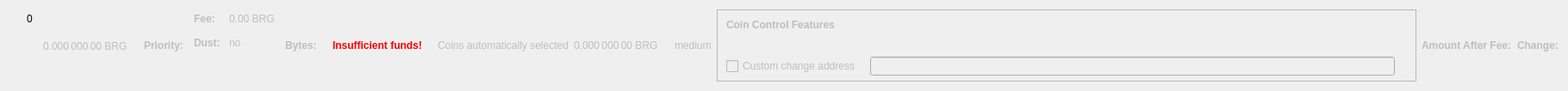
    <widget class="QWidget" name="dummyHideWidget" native="true">
     <property name="maximumSize">
      <size>
       <width>100</width>
       <height>22</height>
      </size>
     </property>
     <layout class="QHBoxLayout" name="dummyHideLayout">
      <item>
       <layout class="QFormLayout" name="formLayoutCoinControl1">
        <property name="horizontalSpacing">
         <number>10</number>
        </property>
        <property name="verticalSpacing">
         <number>14</number>
        </property>
        <property name="leftMargin">
         <number>10</number>
        </property>
        <property name="topMargin">
         <number>4</number>
        </property>
        <property name="rightMargin">
         <number>6</number>
        </property>
        <item row="0" column="1">
         <widget class="QLabel" name="labelCoinControlBytes">
          <property name="cursor">
           <cursorShape>IBeamCursor</cursorShape>
          </property>
          <property name="contextMenuPolicy">
           <enum>Qt::ActionsContextMenu</enum>
          </property>
          <property name="text">
           <string notr="true">0</string>
          </property>
          <property name="textInteractionFlags">
           <set>Qt::LinksAccessibleByMouse|Qt::TextSelectableByKeyboard|Qt::TextSelectableByMouse</set>
          </property>
         </widget>
        </item>
       </layout>
      </item>
      <item>
       <widget class="QLabel" name="labelCoinControlAfterFee">
        <property name="enabled">
         <bool>false</bool>
        </property>
        <property name="sizePolicy">
         <sizepolicy hsizetype="Fixed" vsizetype="Fixed">
          <horstretch>0</horstretch>
          <verstretch>0</verstretch>
         </sizepolicy>
        </property>
        <property name="minimumSize">
         <size>
          <width>111</width>
          <height>12</height>
         </size>
        </property>
        <property name="maximumSize">
         <size>
          <width>111</width>
          <height>12</height>
         </size>
        </property>
        <property name="cursor">
         <cursorShape>IBeamCursor</cursorShape>
        </property>
        <property name="contextMenuPolicy">
         <enum>Qt::ActionsContextMenu</enum>
        </property>
        <property name="text">
         <string notr="true">0.000 000 00 BRG</string>
        </property>
        <property name="textInteractionFlags">
         <set>Qt::LinksAccessibleByMouse|Qt::TextSelectableByKeyboard|Qt::TextSelectableByMouse</set>
        </property>
       </widget>
      </item>
      <item>
       <widget class="QLabel" name="labelCoinControlPriorityText">
        <property name="enabled">
         <bool>false</bool>
        </property>
        <property name="font">
         <font>
          <weight>75</weight>
          <bold>true</bold>
         </font>
        </property>
        <property name="text">
         <string>Priority:</string>
        </property>
       </widget>
      </item>
      <item>
       <layout class="QHBoxLayout" name="horizontalLayout"/>
      </item>
      <item>
       <layout class="QFormLayout" name="formLayoutCoinControl3">
        <property name="horizontalSpacing">
         <number>10</number>
        </property>
        <property name="verticalSpacing">
         <number>14</number>
        </property>
        <property name="leftMargin">
         <number>6</number>
        </property>
        <property name="topMargin">
         <number>4</number>
        </property>
        <property name="rightMargin">
         <number>6</number>
        </property>
        <item row="0" column="0">
         <widget class="QLabel" name="labelCoinControlFeeText">
          <property name="enabled">
           <bool>false</bool>
          </property>
          <property name="font">
           <font>
            <weight>75</weight>
            <bold>true</bold>
           </font>
          </property>
          <property name="text">
           <string>Fee:</string>
          </property>
          <property name="margin">
           <number>0</number>
          </property>
         </widget>
        </item>
        <item row="0" column="1">
         <widget class="QLabel" name="labelCoinControlFee">
          <property name="enabled">
           <bool>false</bool>
          </property>
          <property name="cursor">
           <cursorShape>IBeamCursor</cursorShape>
          </property>
          <property name="contextMenuPolicy">
           <enum>Qt::ActionsContextMenu</enum>
          </property>
          <property name="text">
           <string notr="true">0.00 BRG</string>
          </property>
          <property name="textInteractionFlags">
           <set>Qt::LinksAccessibleByMouse|Qt::TextSelectableByKeyboard|Qt::TextSelectableByMouse</set>
          </property>
         </widget>
        </item>
        <item row="1" column="0">
         <widget class="QLabel" name="labelCoinControlLowOutputText">
          <property name="enabled">
           <bool>false</bool>
          </property>
          <property name="font">
           <font>
            <weight>75</weight>
            <bold>true</bold>
           </font>
          </property>
          <property name="text">
           <string>Dust:</string>
          </property>
         </widget>
        </item>
        <item row="1" column="1">
         <widget class="QLabel" name="labelCoinControlLowOutput">
          <property name="enabled">
           <bool>false</bool>
          </property>
          <property name="cursor">
           <cursorShape>IBeamCursor</cursorShape>
          </property>
          <property name="contextMenuPolicy">
           <enum>Qt::ActionsContextMenu</enum>
          </property>
          <property name="text">
           <string>no</string>
          </property>
          <property name="textInteractionFlags">
           <set>Qt::LinksAccessibleByMouse|Qt::TextSelectableByKeyboard|Qt::TextSelectableByMouse</set>
          </property>
         </widget>
        </item>
       </layout>
      </item>
      <item>
       <widget class="QLabel" name="labelCoinControlBytesText">
        <property name="enabled">
         <bool>false</bool>
        </property>
        <property name="font">
         <font>
          <weight>75</weight>
          <bold>true</bold>
         </font>
        </property>
        <property name="text">
         <string>Bytes:</string>
        </property>
       </widget>
      </item>
      <item>
       <layout class="QFormLayout" name="formLayoutCoinControl2">
        <property name="horizontalSpacing">
         <number>10</number>
        </property>
        <property name="verticalSpacing">
         <number>14</number>
        </property>
        <property name="leftMargin">
         <number>6</number>
        </property>
        <property name="topMargin">
         <number>4</number>
        </property>
        <property name="rightMargin">
         <number>6</number>
        </property>
       </layout>
      </item>
      <item>
       <layout class="QHBoxLayout" name="horizontalLayoutCoinControl2">
        <property name="spacing">
         <number>8</number>
        </property>
        <property name="bottomMargin">
         <number>10</number>
        </property>
       </layout>
      </item>
      <item>
       <widget class="QLabel" name="labelCoinControlInsuffFunds">
        <property name="enabled">
         <bool>false</bool>
        </property>
        <property name="minimumSize">
         <size>
          <width>0</width>
          <height>0</height>
         </size>
        </property>
        <property name="font">
         <font>
          <weight>75</weight>
          <bold>true</bold>
         </font>
        </property>
        <property name="styleSheet">
         <string notr="true">color:red;font-weight:bold;</string>
        </property>
        <property name="text">
         <string>Insufficient funds!</string>
        </property>
        <property name="margin">
         <number>5</number>
        </property>
       </widget>
      </item>
      <item>
       <layout class="QFormLayout" name="formLayoutCoinControl4">
        <property name="horizontalSpacing">
         <number>10</number>
        </property>
        <property name="verticalSpacing">
         <number>14</number>
        </property>
        <property name="leftMargin">
         <number>6</number>
        </property>
        <property name="topMargin">
         <number>4</number>
        </property>
        <property name="rightMargin">
         <number>6</number>
        </property>
       </layout>
      </item>
      <item>
       <widget class="QLabel" name="labelCoinControlAutomaticallySelected">
        <property name="enabled">
         <bool>false</bool>
        </property>
        <property name="sizePolicy">
         <sizepolicy hsizetype="Fixed" vsizetype="Fixed">
          <horstretch>0</horstretch>
          <verstretch>0</verstretch>
         </sizepolicy>
        </property>
        <property name="minimumSize">
         <size>
          <width>0</width>
          <height>0</height>
         </size>
        </property>
        <property name="maximumSize">
         <size>
          <width>240</width>
          <height>16777215</height>
         </size>
        </property>
        <property name="text">
         <string>Coins automatically selected</string>
        </property>
        <property name="margin">
         <number>5</number>
        </property>
       </widget>
      </item>
      <item>
       <widget class="QLabel" name="labelCoinControlChange">
        <property name="enabled">
         <bool>false</bool>
        </property>
        <property name="sizePolicy">
         <sizepolicy hsizetype="Fixed" vsizetype="Fixed">
          <horstretch>0</horstretch>
          <verstretch>0</verstretch>
         </sizepolicy>
        </property>
        <property name="minimumSize">
         <size>
          <width>111</width>
          <height>0</height>
         </size>
        </property>
        <property name="maximumSize">
         <size>
          <width>111</width>
          <height>16777215</height>
         </size>
        </property>
        <property name="cursor">
         <cursorShape>IBeamCursor</cursorShape>
        </property>
        <property name="contextMenuPolicy">
         <enum>Qt::ActionsContextMenu</enum>
        </property>
        <property name="text">
         <string notr="true">0.000 000 00 BRG</string>
        </property>
        <property name="textInteractionFlags">
         <set>Qt::LinksAccessibleByMouse|Qt::TextSelectableByKeyboard|Qt::TextSelectableByMouse</set>
        </property>
       </widget>
      </item>
      <item>
       <widget class="QLabel" name="labelCoinControlPriority">
        <property name="enabled">
         <bool>false</bool>
        </property>
        <property name="cursor">
         <cursorShape>IBeamCursor</cursorShape>
        </property>
        <property name="contextMenuPolicy">
         <enum>Qt::ActionsContextMenu</enum>
        </property>
        <property name="text">
         <string>medium</string>
        </property>
        <property name="textInteractionFlags">
         <set>Qt::LinksAccessibleByMouse|Qt::TextSelectableByKeyboard|Qt::TextSelectableByMouse</set>
        </property>
       </widget>
      </item>
      <item>
       <widget class="QFrame" name="frameCoinControl">
        <property name="sizePolicy">
         <sizepolicy hsizetype="Expanding" vsizetype="Expanding">
          <horstretch>0</horstretch>
          <verstretch>0</verstretch>
         </sizepolicy>
        </property>
        <property name="maximumSize">
         <size>
          <width>16777215</width>
          <height>16777215</height>
         </size>
        </property>
        <property name="frameShape">
         <enum>QFrame::StyledPanel</enum>
        </property>
        <property name="frameShadow">
         <enum>QFrame::Sunken</enum>
        </property>
        <layout class="QVBoxLayout" name="verticalLayoutCoinControl2_2">
         <property name="spacing">
          <number>0</number>
         </property>
         <property name="leftMargin">
          <number>0</number>
         </property>
         <property name="topMargin">
          <number>0</number>
         </property>
         <property name="rightMargin">
          <number>0</number>
         </property>
         <property name="bottomMargin">
          <number>6</number>
         </property>
         <item>
          <layout class="QVBoxLayout" name="verticalLayoutCoinControl" stretch="0,0,0,1">
           <property name="spacing">
            <number>0</number>
           </property>
           <property name="leftMargin">
            <number>10</number>
           </property>
           <property name="topMargin">
            <number>10</number>
           </property>
           <item>
            <layout class="QHBoxLayout" name="horizontalLayoutCoinControl1">
             <property name="bottomMargin">
              <number>15</number>
             </property>
             <item>
              <widget class="QLabel" name="labelCoinControlFeatures">
               <property name="enabled">
                <bool>false</bool>
               </property>
               <property name="sizePolicy">
                <sizepolicy hsizetype="Preferred" vsizetype="Maximum">
                 <horstretch>0</horstretch>
                 <verstretch>0</verstretch>
                </sizepolicy>
               </property>
               <property name="font">
                <font>
                 <weight>75</weight>
                 <bold>true</bold>
                </font>
               </property>
               <property name="styleSheet">
                <string notr="true">font-weight:bold;</string>
               </property>
               <property name="text">
                <string>Coin Control Features</string>
               </property>
              </widget>
             </item>
            </layout>
           </item>
           <item>
            <widget class="QWidget" name="widgetCoinControl" native="true">
             <property name="sizePolicy">
              <sizepolicy hsizetype="Preferred" vsizetype="Preferred">
               <horstretch>0</horstretch>
               <verstretch>0</verstretch>
              </sizepolicy>
             </property>
             <property name="minimumSize">
              <size>
               <width>0</width>
               <height>0</height>
              </size>
             </property>
             <property name="styleSheet">
              <string notr="true"/>
             </property>
             <layout class="QHBoxLayout" name="horizontalLayoutCoinControl5_2">
              <property name="leftMargin">
               <number>0</number>
              </property>
              <property name="topMargin">
               <number>0</number>
              </property>
              <property name="rightMargin">
               <number>0</number>
              </property>
              <property name="bottomMargin">
               <number>0</number>
              </property>
              <item>
               <layout class="QHBoxLayout" name="horizontalLayoutCoinControl3">
                <property name="spacing">
                 <number>20</number>
                </property>
                <property name="topMargin">
                 <number>0</number>
                </property>
                <property name="bottomMargin">
                 <number>10</number>
                </property>
               </layout>
              </item>
             </layout>
            </widget>
           </item>
           <item>
            <layout class="QHBoxLayout" name="horizontalLayoutCoinControl4" stretch="0,0,0">
             <property name="spacing">
              <number>12</number>
             </property>
             <property name="sizeConstraint">
              <enum>QLayout::SetDefaultConstraint</enum>
             </property>
             <property name="topMargin">
              <number>5</number>
             </property>
             <property name="rightMargin">
              <number>5</number>
             </property>
             <item>
              <widget class="QCheckBox" name="checkBoxCoinControlChange">
               <property name="enabled">
                <bool>false</bool>
               </property>
               <property name="toolTip">
                <string>If this is activated, but the change address is empty or invalid, change will be sent to a newly generated address.</string>
               </property>
               <property name="text">
                <string>Custom change address</string>
               </property>
              </widget>
             </item>
             <item>
              <widget class="QValidatedLineEdit" name="lineEditCoinControlChange">
               <property name="enabled">
                <bool>false</bool>
               </property>
               <property name="sizePolicy">
                <sizepolicy hsizetype="Expanding" vsizetype="Fixed">
                 <horstretch>0</horstretch>
                 <verstretch>0</verstretch>
                </sizepolicy>
               </property>
              </widget>
             </item>
             <item>
              <widget class="QLabel" name="labelCoinControlChangeLabel_2">
               <property name="sizePolicy">
                <sizepolicy hsizetype="Preferred" vsizetype="Expanding">
                 <horstretch>0</horstretch>
                 <verstretch>0</verstretch>
                </sizepolicy>
               </property>
               <property name="minimumSize">
                <size>
                 <width>0</width>
                 <height>0</height>
                </size>
               </property>
               <property name="text">
                <string/>
               </property>
               <property name="margin">
                <number>3</number>
               </property>
              </widget>
             </item>
            </layout>
           </item>
           <item>
            <spacer name="verticalSpacerCoinControl">
             <property name="orientation">
              <enum>Qt::Vertical</enum>
             </property>
             <property name="sizeHint" stdset="0">
              <size>
               <width>800</width>
               <height>1</height>
              </size>
             </property>
            </spacer>
           </item>
          </layout>
         </item>
        </layout>
       </widget>
      </item>
      <item>
       <widget class="QLabel" name="labelCoinControlAfterFeeText">
        <property name="enabled">
         <bool>false</bool>
        </property>
        <property name="minimumSize">
         <size>
          <width>0</width>
          <height>0</height>
         </size>
        </property>
        <property name="maximumSize">
         <size>
          <width>16777215</width>
          <height>16777215</height>
         </size>
        </property>
        <property name="font">
         <font>
          <weight>75</weight>
          <bold>true</bold>
         </font>
        </property>
        <property name="text">
         <string>Amount After Fee:</string>
        </property>
        <property name="alignment">
         <set>Qt::AlignLeading|Qt::AlignLeft|Qt::AlignVCenter</set>
        </property>
        <property name="margin">
         <number>0</number>
        </property>
       </widget>
      </item>
      <item>
       <widget class="QLabel" name="labelCoinControlChangeText">
        <property name="enabled">
         <bool>false</bool>
        </property>
        <property name="sizePolicy">
         <sizepolicy hsizetype="Preferred" vsizetype="Preferred">
          <horstretch>0</horstretch>
          <verstretch>0</verstretch>
         </sizepolicy>
        </property>
        <property name="minimumSize">
         <size>
          <width>0</width>
          <height>0</height>
         </size>
        </property>
        <property name="maximumSize">
         <size>
          <width>16777215</width>
          <height>16777215</height>
         </size>
        </property>
        <property name="font">
         <font>
          <weight>75</weight>
          <bold>true</bold>
         </font>
        </property>
        <property name="text">
         <string>Change:</string>
        </property>
        <property name="alignment">
         <set>Qt::AlignLeading|Qt::AlignLeft|Qt::AlignVCenter</set>
        </property>
       </widget>
      </item>
     </layout>
    </widget>
